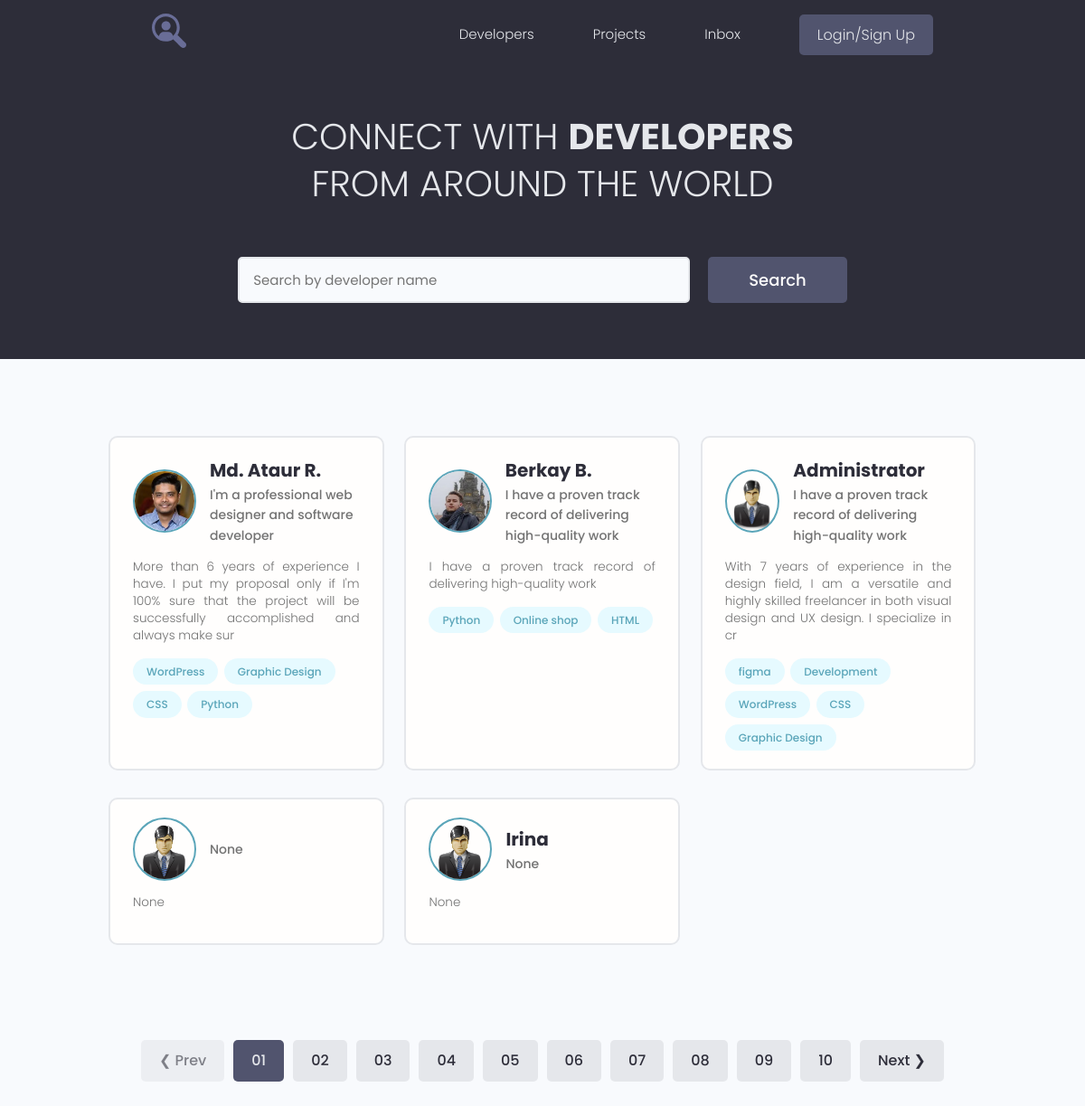
The page / on the database its author committed.
### users/models.py (models this page shows, shortened)
class Profile(models.Model):
    user = models.OneToOneField(User, on_delete=models.CASCADE, null=True, blank=True)
    name = models.CharField(max_length=200, null=True, blank=True)
    email = models.EmailField(max_length=500, null=True, blank=True)
    username = models.CharField(max_length=200, null=True, blank=True)
    short_intro = models.CharField(max_length=200, null=True, blank=True)
    bio = models.TextField(null=True, blank=True)
    profile_image = models.ImageField(upload_to="profiles/", default="profiles/user-default.png", null=True, blank=True)
    social_github = models.CharField(max_length=200, null=True, blank=True)
    social_youtube = models.CharField(max_length=200, null=True, blank=True)
    social_website = models.CharField(max_length=200, null=True, blank=True)
    created = models.DateTimeField(auto_now_add=True)

class Skill(models.Model):
    owner = models.ForeignKey(Profile, on_delete=models.CASCADE, null=True, blank=True)
    name = models.CharField(max_length=200, null=True, blank=True)
    description = models.TextField(null=True, blank=True)
    created = models.DateTimeField(auto_now_add=True)
    def __str__(self):
        return self.name

### users/views.py (the view)
# urls.py: path('', views.profiles, name="profiles"),
def profiles(request):
    prof = Profile.objects.all()
    context = {
        'profiles': prof
    }
    return render(request, 'users/index.html', context)

### users/templates/users/index.html (shortened to what this page needs)
{% extends 'projects/base.html' %}
{% block content %}
  <main class="home">
    <section class="hero-section text-center">
      <div class="container container--narrow">
        <div class="hero-section__box">
          <h2>CONNECT WITH <span>DEVELOPERS</span></h2>
          <h2>FROM AROUND THE WORLD</h2>
        </div>
        <div class="hero-section__search">
          <form class="form" action="#" method="get">
            <div class="form__field">
              <input class="input input--text" id="formInput#search" type="text" name="text"
                placeholder="Search by developer name" />
            </div>
            <input class="btn btn--sub btn--lg" type="submit" value="Search" />
          </form>
        </div>
      </div>
    </section>
    <section class="devlist">
      <div class="container">
        <div class="grid grid--three">
          {% for profile in profiles %}
          <div class="column card">
            <div class="dev">
              <a href="{% url 'user_profile' profile.id %}" class="card__body">
                <div class="dev__profile">
                  <img class="avatar avatar--md" src="{{ profile.profile_image.url }}" alt="image" />
                  <div class="dev__meta">
                    <h3>{{ profile.name }}</h3>
                    <h5>{{ profile.short_intro|slice:"60" }}</h5>
                  </div>
                </div>
                <p class="dev__info">
                  {{ profile.bio|slice:"150" }}
                </p>
                <div class="dev__skills">
                  {% for skill in profile.skill_set.all %}
                  <span class="tag tag--pill tag--main">
                    <small>{{ skill }}</small>
                  </span>
                  {% endfor %}
                </div>
              </a>
            </div>
          </div>
          {% endfor %}
        </div>
      </div>
    </section>
    <div class="pagination">
      <ul class="container">
        <li><a href="#" class="btn btn--disabled">&#10094; Prev</a></li>
        <li><a href="#" class="btn btn--sub">01</a></li>
        <li><a href="#" class="btn">02</a></li>
        <li><a href="#" class="btn">03</a></li>
        <li><a href="#" class="btn">04</a></li>
        <li><a href="#" class="btn">05</a></li>
        <li><a href="#" class="btn">06</a></li>
        <li><a href="#" class="btn">07</a></li>
        <li><a href="#" class="btn">08</a></li>
        <li><a href="#" class="btn">09</a></li>
        <li><a href="#" class="btn">10</a></li>
        <li><a href="#" class="btn">Next &#10095;</a></li>
      </ul>
    </div>
  </main>
{% endblock %}

### projects/static/styles/app.css (style rules this page uses)
:root { --color-sub: #2d2d39; }
.btn--sub { background-color: var(--color-sub-light); }
.card { border: 2px solid var(--color-light); }
img { width: 100%; }
.hero-section { height: 40vh; display: flex; align-items: center; background-color: var(--color-sub); }
.hero-section__box { margin-bottom: 4rem; }
.hero-section__box > h2, .hero-section__box > h2 > span { font-size: 4rem; color: var(--color-light); line-height: 1.3; text-transform: uppercase; }
.hero-section__box > h2 { font-weight: 300; }
.hero-section__box > h2 > span { font-weight: 700; }
.hero-section__search > .form { display: flex; align-items: center; justify-content: center; gap: 2rem; }
.hero-section__search > .form input.input--text { width: 50rem; }
.devlist { margin-top: 8rem; }
.devlist .grid { align-items: stretch; }
.devlist .dev .dev__profile { display: flex; align-items: center; gap: 1.5rem; }
.devlist .dev .dev__meta h3 { color: var(--color-sub); font-size: 2rem; font-weight: 700; }
.devlist .dev .dev__meta h5 { color: var(--color-text); font-size: 1.4rem; font-weight: 500; }
.devlist .dev .dev__info { margin: 1.5rem 0; font-size: 1.35rem; line-height: 1.4; text-align: justify; }
.pagination { margin-top: 8rem; margin-bottom: 10rem; }
.pagination > ul { flex-wrap: wrap; list-style: none; display: flex; align-items: center; justify-content: center; gap: 1rem; }
.pagination .btn { color: var(--color-sub); }
.pagination .btn.btn--sub { color: var(--color-light); }

### projects/static/uikit/styles/modules/_variables.css (style rules this page uses)
:root { --color-main: #5aa5b9; --color-main-light: #e6faff; --color-sub: #3f4156; --color-sub-light: #51546e; --color-sub-lighter: #ededfd; --color-text: #737373; --color-gray: #8b8b8b; --color-light: #e5e7eb; --color-light-gray: #767676; --color-bg: #f8fafd; --color-white: #fffefd; --color-white-light: #f3f3f3; --color-success: #359e64; --color-success-bg: #def8e8; --color-error: #fc4b0b; --color-error-bg: #fff2ee; --font-base: 'Poppins', arial, helvetica, 'Segoe UI', roboto, ubuntu, sans-serif; --font-monospace: 'Fira Code', 'Courier New', courier, monospace; --font-regular: 300; --font-medium: 500; --font-bold: 700; --generic-shadow: 1px 1px 5px #00000010; --generic-transition: all 0.3s ease-in-out; }

### projects/static/uikit/styles/modules/_base.css (style rules this page uses)
* { margin: 0; padding: 0; box-sizing: border-box; text-rendering: optimizeLegibility; color: inherit; font-size: inherit; }
html { font-size: 50%; }
@media only screen and (min-width: 480px) { html { font-size: 56.25%; } }
@media only screen and (min-width: 1200px) { html { font-size: 62.5%; } }
body { line-height: 1.6; font-weight: 400; font-size: 1.5rem; color: var(--color-text); background-color: var(--color-bg); min-height: 100vh; }

### projects/static/uikit/styles/modules/_typography.css (style rules this page uses)
* { font-family: var(--font-base); }
h2 { font-size: 3.6rem; font-weight: var(--font-bold); }
h3 { font-size: 3.2rem; font-weight: var(--font-medium); }
h5 { font-size: 2.4rem; font-weight: var(--font-medium); }
h5, h6 { font-weight: var(--font-regular); }
p, span, strong { font-size: 1.6rem; color: var(--color-text); font-weight: var(--font-regular); }
a { padding-bottom: 2px; text-decoration: none; display: inline-block; color: var(--color-main); font-weight: var(--font-medium); }

### projects/static/uikit/styles/modules/_utilities.css (style rules this page uses)
.container { width: 92%; max-width: 165rem; margin: 0 auto; box-sizing: border-box; }
.container--narrow { width: 92%; max-width: 120rem; }
@media screen and (min-width: 1000px) { .container { width: 90%; } }
@media screen and (min-width: 1000px) { .container--narrow { width: 85%; } }
@media screen and (min-width: 1200px) { .container { width: 80%; } }
@media screen and (min-width: 1200px) { .container--narrow { width: 72%; } }
.text-center { text-align: center; }

### projects/static/uikit/styles/modules/_avatar.css (style rules this page uses)
.avatar { border-radius: 50%; border: 2px solid var(--color-main); object-fit: cover; }
.avatar--md { height: 7rem; width: 7rem; }

### projects/static/uikit/styles/modules/_button.css (style rules this page uses)
.btn { display: inline-block; position: relative; cursor: pointer; background-color: var(--color-light); font-weight: var(--font-medium); color: var(--color-sub); text-decoration: none; padding: 1rem 2rem; border-radius: 0.5rem; border: none; width: -webkit-fit-content; width: -moz-fit-content; width: fit-content; height: -webkit-fit-content; height: -moz-fit-content; height: fit-content; font-size: 1.6rem; outline-width: 0; outline-color: transparent; -webkit-backface-visibility: hidden; backface-visibility: hidden; transition: all 0.3s ease-in-out; }
.btn:disabled, .btn--disabled { cursor: not-allowed; opacity: 0.6; }
.btn--sub { background-color: var(--color-sub); color: var(--color-white); }
.btn--lg { font-size: 1.8rem; padding: 1.2rem 4.5rem; }

### rows shown on the page
Profile: profile_image (picture), name "Md. Ataur R.", short_intro "I'm a professional web designer and software developer", bio "More than 6 years of experience I have. I put my proposal only if I'm 100% sure that the project will be successfully accomplished and always make sur"
Skill: name "WordPress"
Skill: name "Graphic Design"
Skill: name "CSS"
Skill: name "Python"
Profile: profile_image (picture), name "Berkay B.", short_intro "I have a proven track record of delivering high-quality work", bio "I have a proven track record of delivering high-quality work"
Skill: name "Python"
Skill: name "Online shop"
Skill: name "HTML"
Profile: profile_image (placeholder picture), name "Administrator", short_intro "I have a proven track record of delivering high-quality work", bio "With 7 years of experience in the design field, I am a versatile and highly skilled freelancer in both visual design and UX design. I specialize in cr"
Skill: name "figma"
Skill: name "Development"
Skill: name "WordPress"
Skill: name "CSS"
Skill: name "Graphic Design"
Profile: profile_image (placeholder picture), short_intro "None", bio "None"
Profile: profile_image (placeholder picture), name "Irina", short_intro "None", bio "None"
